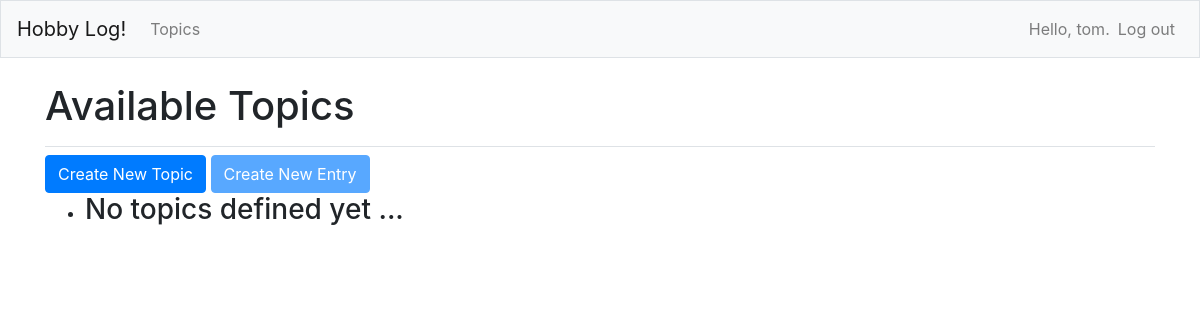
The app's page /topics/ (signed in), older data.
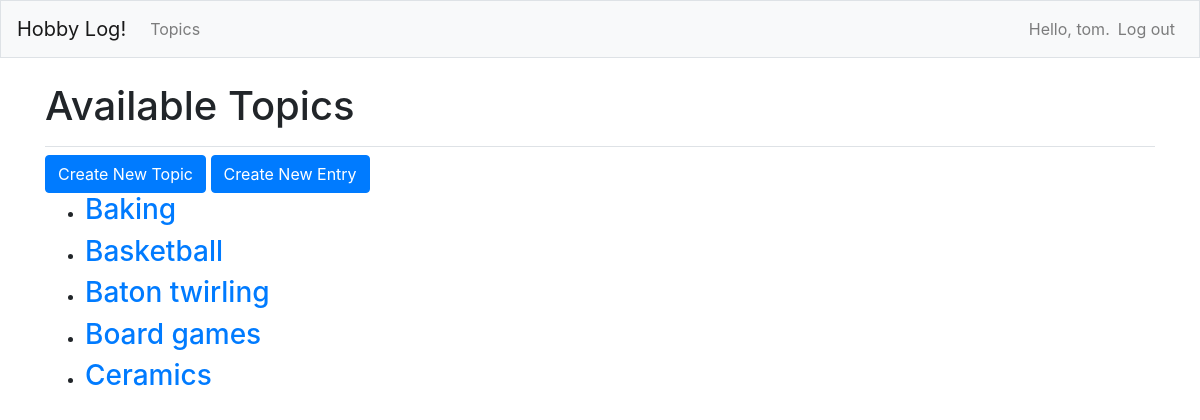
The same page, newer data.
### hobby/models.py (models this page shows, shortened)
class Topic(models.Model):
    text = models.CharField(max_length=200)
    date_added = models.DateTimeField(auto_now_add=True)
    owner = models.ForeignKey(User, on_delete=models.CASCADE)

### hobby/views.py (the view)
# urls.py: path('topics/', views.view_topics, name='view_topics'),
@login_required
def view_topics(request):
    print(f'in view_topics()')
    queryset = Topic.objects.filter(owner=request.user).order_by('date_added')
    context = {
        "topics": queryset
    }
    return render(request, "hobby/topics.html", context)

### hobby/templates/hobby/topics.html
{% extends 'hobby/base.html' %}
{% load bootstrap4 %}
{% block page_header %}
    <h1>Available Topics</h1>
{% endblock page_header %}
{% block content %}
    {% buttons %}
    <button type="button"
            class="btn btn-primary"
            onclick="location.href='{% url 'hobby:create_topic' %}'"
            name='create_topic'>Create New Topic</button>
    {% if topics %}
    <button type="button"
            class="btn btn-primary"
            onclick="location.href='{% url 'hobby:create_entry' %}'"
            name='create_topic'>Create New Entry</button>
    {% else %}
    <button type="button"
            class="btn btn-primary"
            disabled
            onclick="location.href='{% url 'hobby:create_entry' %}'"
            name='create_topic'>Create New Entry</button>
    {% endif %}
    {% endbuttons %}
    <ul>
        {% for topic in topics %}
            <li><h3><a href="{% url 'hobby:view_topic' topic.id %}">
                {{ topic.text }}</a>
            </h3></li>
        {% empty %}
            <li><h3>No topics defined yet ...</h3></li>
        {% endfor %}
    </ul>
{% endblock content %}

### hobby/templates/hobby/base.html (shortened to what this page needs)
{% load bootstrap4 %}
<!doctype html>
<html lang="en">
<head>
  {% bootstrap_css %}
</head>
<body>
  <nav class="navbar navbar-expand-md navbar-light bg-light mb-4 border">
    <a class="navbar-brand" href="{% url 'hobby:view_index'%}">
        Hobby Log!</a>
    <div class="collapse navbar-collapse" id="navbarCollapse">
      <ul class="navbar-nav mr-auto">
        <li class="nav-item">
          <a class="nav-link" href="{% url 'hobby:view_topics'%}">
              Topics</a></li>
      </ul>
      <ul class="navbar-nav ml-auto">
        {% if user.is_authenticated %}
          <li class="nav-item">
            <span class="navbar-text"}">Hello, {{ user.username }}.</span>
          </li>
          <li class="nav-item">
            <a class="nav-link" href="{% url 'users:logout' %}">Log out</a>
          </li>
        {% else %}
          <li class="nav-item">
            <a class="nav-link" href="{% url 'users:register' %}">Register</a>
          </li>
          <li class="nav-item">
            <a class="nav-link" href="{% url 'users:login' %}">Log in</a></li>
        {% endif %}
      </ul>
    </div>
  </nav>
  <main role="main" class="container">
    <div class="pb-2 mb-2 border-bottom">
      {% block page_header %}{% endblock page_header %}
    </div>
    <div>
      {% block content %}{% endblock content %}
    </div>
  </main>
</body>
</html>

Row changes from the older to the newer data that the page shows:
added Topic: text "Baking"
added Topic: text "Basketball"
added Topic: text "Baton twirling"
added Topic: text "Board games"
added Topic: text "Ceramics"
Text that changed along with them:
text no longer shown: "No topics defined yet ..."
